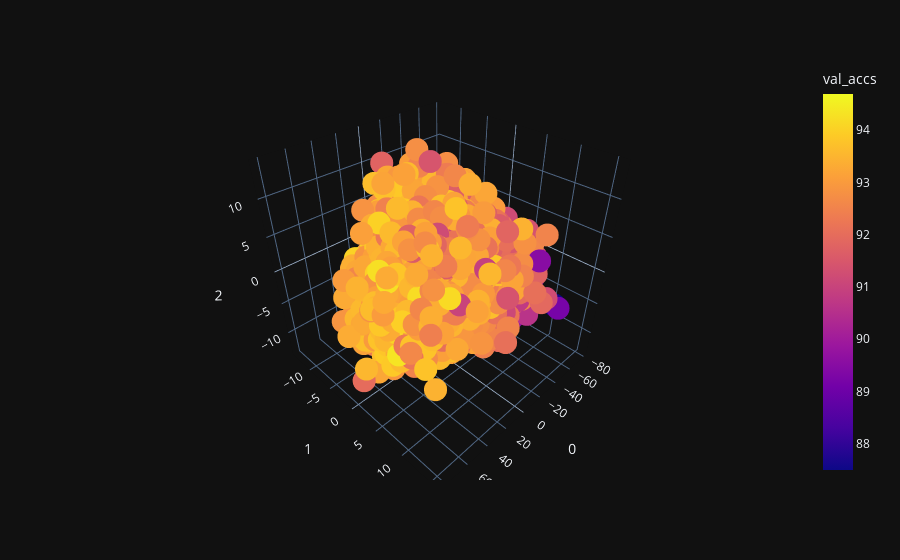

The code cell stored with this chart in its notebook:
### Code cell
import plotly.express as px


pcadf = pd.DataFrame(pcatx)
pcadf['labels'] = labels
pcadf['val_accs'] = test_y.to_numpy()

fig = px.scatter_3d(
    pcadf, x=0, y=1, z=2, color=pcadf['val_accs']
)
fig.show()

### Figure 1 — Plotly figure (JSON) as saved in the notebook; plotly's stock layout.template omitted (floating-point values rounded to 4 significant figures; data arrays with more than 128 entries replaced by an {"elided": "..."} marker saying what was removed)
{"data": [{"hovertemplate": "0=%{x}<br>1=%{y}<br>2=%{z}<br>val_accs=%{marker.color}<extra></extra>", "legendgroup": "", "marker": {"color": {"elided": "10221 float values"}, "coloraxis": "coloraxis", "symbol": "circle"}, "mode": "markers", "name": "", "scene": "scene", "showlegend": false, "x": {"elided": "10221 float values"}, "y": {"elided": "10221 float values"}, "z": {"elided": "10221 float values"}, "type": "scatter3d"}], "layout": {"scene": {"domain": {"x": [0.0, 1.0], "y": [0.0, 1.0]}, "xaxis": {"title": {"text": "0"}}, "yaxis": {"title": {"text": "1"}}, "zaxis": {"title": {"text": "2"}}}, "coloraxis": {"colorbar": {"title": {"text": "val_accs"}}, "colorscale": [[0.0, "#0d0887"], [0.1111, "#46039f"], [0.2222, "#7201a8"], [0.3333, "#9c179e"], [0.4444, "#bd3786"], [0.5556, "#d8576b"], [0.6667, "#ed7953"], [0.7778, "#fb9f3a"], [0.8889, "#fdca26"], [1.0, "#f0f921"]]}, "legend": {"tracegroupgap": 0}, "margin": {"t": 60}}}
